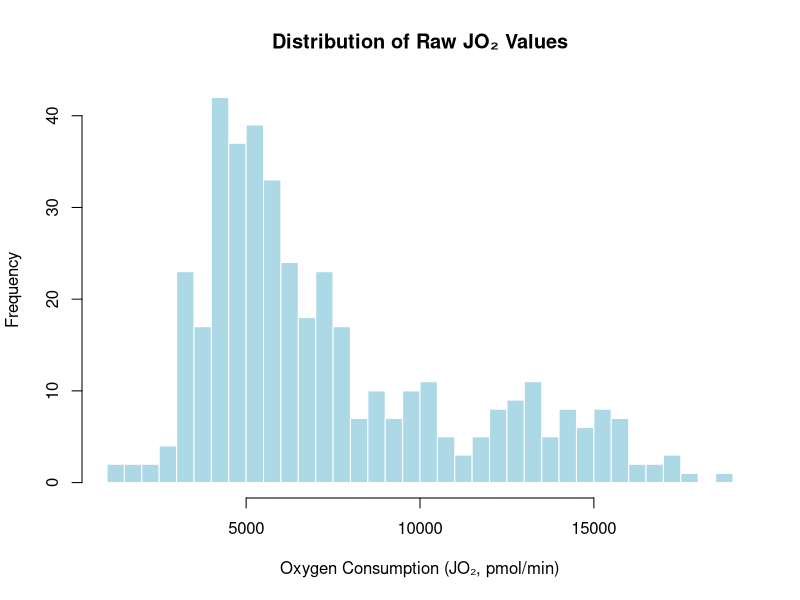
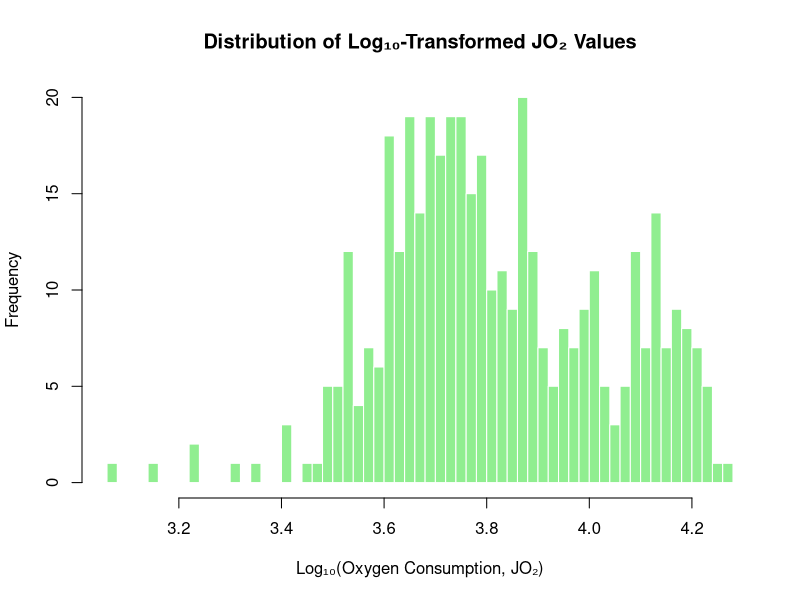
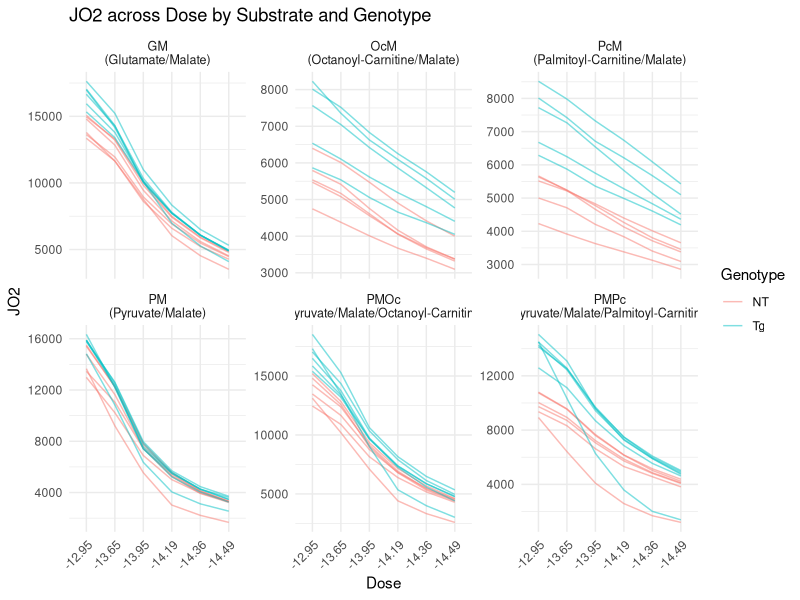
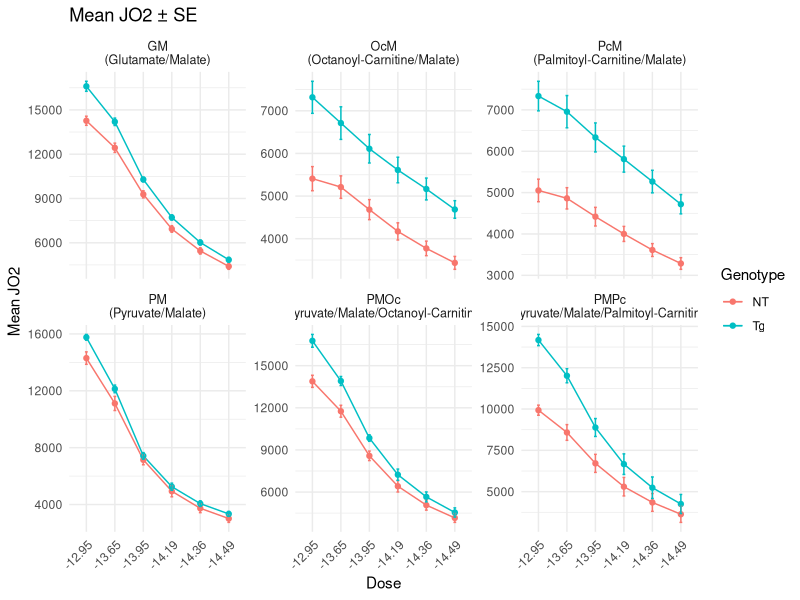
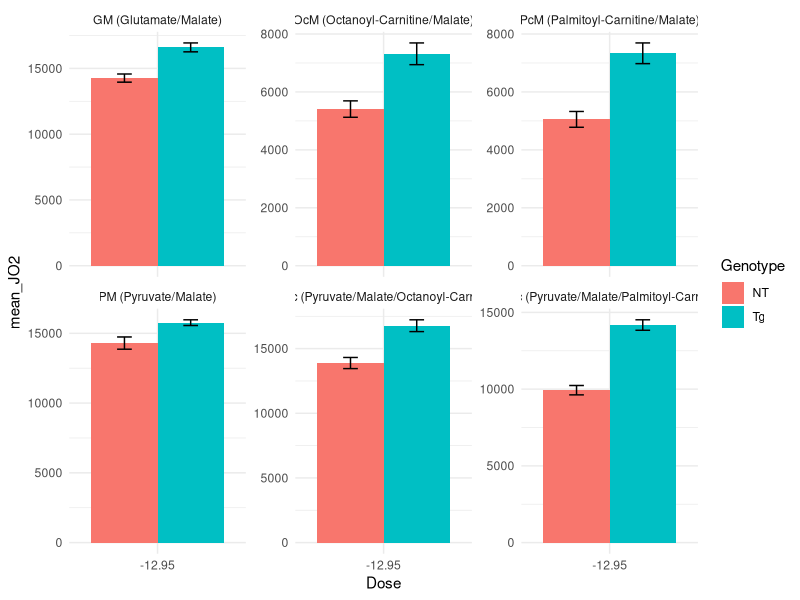
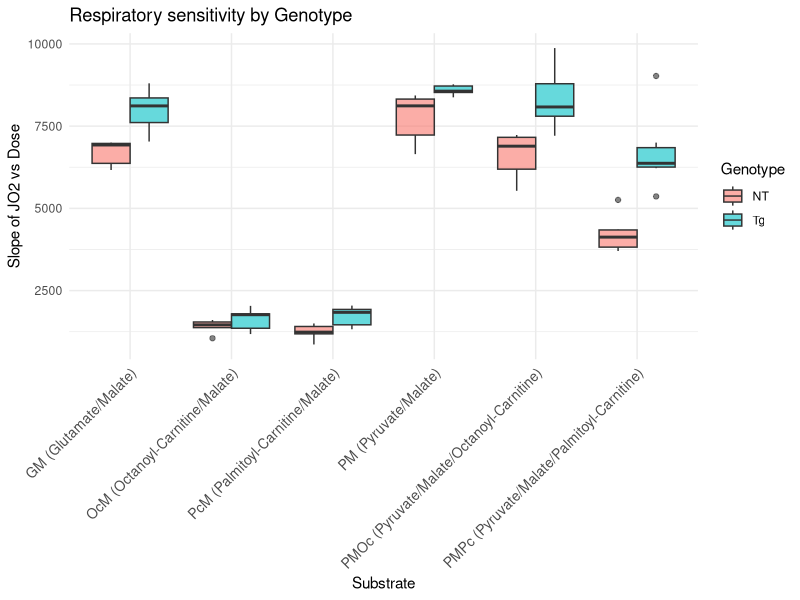
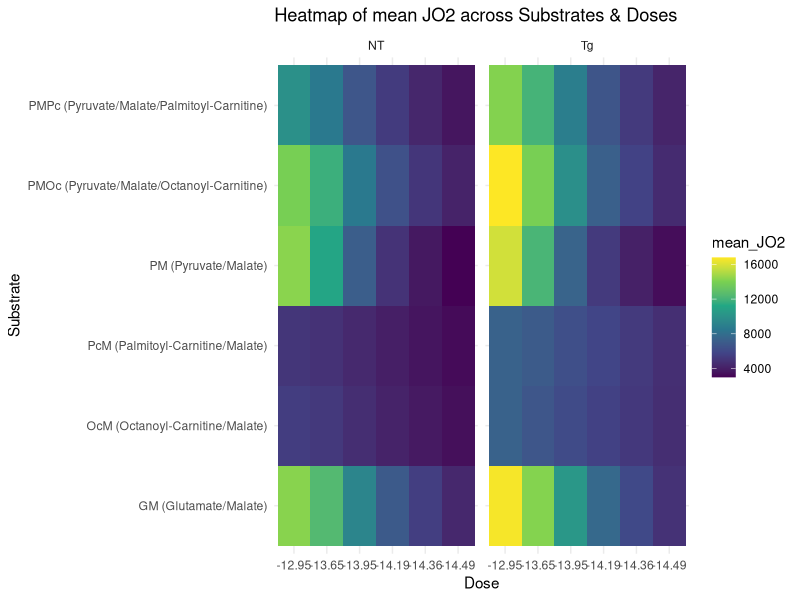

Recreate these plots in R, in order.
## ---- chunk 1
# imports
library(readr)
library(tidyverse)
library(patchwork)
library(scales)
library(ggplot2)
library(dplyr)
library(tidyr)
library(stringr)
library(broom)
## ---- chunk 2

raw <- read_csv("data/JO2.csv", col_names = FALSE, show_col_types = FALSE)

header1 <- as.character(unlist(raw[1, ]))  # substrates in row 1
header2 <- as.character(unlist(raw[2, ]))  # doses in row 2

sub <- header1
sub[1] <- "Subject"
for (i in 2:length(sub)) {
  if (is.na(sub[i]) || sub[i] == "") sub[i] <- sub[i - 1]
}

dose <- header2
dose[1] <- NA  # first col is Subject

new_names <- c("Subject", paste(sub[-1], dose[-1], sep = "_"))

dat <- raw[-c(1, 2), ]
names(dat) <- new_names
dat <- dat %>% mutate(across(-Subject, ~ suppressWarnings(as.numeric(.))))

data_long <- dat %>%
  pivot_longer(
    cols = -Subject,
    names_to = c("Substrate", "Dose"),
    names_sep = "_",
    values_to = "JO2"
  ) %>%
  filter(Dose != "Basal") %>%
  mutate(
    Genotype = if_else(str_detect(Subject, "^NT"), "NT", "Tg"),
    Dose_num = as.numeric(Dose), 
    Dose = factor(Dose,
                  levels = c("Basal", "-12.95","-13.65","-13.95","-14.19","-14.36","-14.49"),
                  ordered = TRUE)
  ) %>%
  drop_na(JO2)   

## ---- chunk 3
glimpse(data_long)
## ---- chunk 4
#| label: histograms

# Raw JO2
hist(
  data_long$JO2,
  breaks = 60,
  main = "Distribution of Raw JO₂ Values",
  xlab = "Oxygen Consumption (JO₂, pmol/min)",
  ylab = "Frequency",
  col = "lightblue",
  border = "white"
)

# Log10-transformed JO2
hist(
  log10(data_long$JO2),
  breaks = 60,
  main = "Distribution of Log₁₀-Transformed JO₂ Values",
  xlab = "Log₁₀(Oxygen Consumption, JO₂)",
  ylab = "Frequency",
  col = "lightgreen",
  border = "white"
)

## ---- chunk 5
ggplot(data_long, aes(x = Dose, y = JO2, color = Genotype, group = Subject)) +
  geom_line(alpha = 0.5) +
  facet_wrap(~ Substrate, scales = "free_y", labeller = label_wrap_gen(width = 15)) +
  theme_minimal() +
  labs(title = "JO2 across Dose by Substrate and Genotype") +
  theme(
    axis.text.x = element_text(angle = 45, hjust = 1, size = 9),  # rotate dose labels
    strip.text = element_text(size = 9)  # control facet label size
  )

# genotype means ± SE per substrate×dose
summary_data <- data_long %>%
  group_by(Substrate, Dose, Genotype) %>%
  summarise(mean_JO2 = mean(JO2), se = sd(JO2)/sqrt(n()), .groups = "drop")

ggplot(summary_data, aes(Dose, mean_JO2, color = Genotype, group = Genotype)) +
  geom_line() + 
  geom_point() +
  geom_errorbar(aes(ymin = mean_JO2 - se, ymax = mean_JO2 + se), width = 0.1) +
  facet_wrap(~ Substrate, scales = "free_y", labeller = label_wrap_gen(width = 15)) + # wrap long facet labels
  theme_minimal() +
  labs(title = "Mean JO2 ± SE", y = "Mean JO2") +
  theme(
    axis.text.x = element_text(angle = 45, hjust = 1, size = 9),  # fix dose labels
    strip.text = element_text(size = 9)                           # fix facet labels
  )
## ---- chunk 6
data_long %>%
  filter(Dose %in% c("Basal", "-12.95")) %>%
  group_by(Genotype, Substrate, Dose) %>%
  summarise(mean_JO2 = mean(JO2), se = sd(JO2)/sqrt(n()), .groups = "drop") %>%
  ggplot(aes(x = Dose, y = mean_JO2, fill = Genotype)) +
  geom_col(position = position_dodge()) +
  geom_errorbar(aes(ymin = mean_JO2-se, ymax = mean_JO2+se),
                width = 0.2, position = position_dodge(0.9)) +
  facet_wrap(~Substrate, scales = "free_y") +
  theme_minimal()
## ---- chunk 7
slopes <- data_long %>%
  group_by(Subject, Genotype, Substrate) %>%
  do(tidy(lm(JO2 ~ Dose_num, data = .))) %>%
  filter(term == "Dose_num")

ggplot(slopes, aes(x = Substrate, y = estimate, fill = Genotype)) +
  geom_boxplot(alpha = 0.6, position = position_dodge()) +
  theme_minimal() +
  labs(y = "Slope of JO2 vs Dose", title = "Respiratory sensitivity by Genotype") +
  theme(
    axis.text.x = element_text(angle = 45, hjust = 1, size = 10)  # rotate labels
  )
## ---- chunk 8
heat <- data_long %>%
  group_by(Substrate, Dose, Genotype) %>%
  summarise(mean_JO2 = mean(JO2), .groups = "drop")

ggplot(heat, aes(x = Dose, y = Substrate, fill = mean_JO2)) +
  geom_tile() +
  facet_wrap(~Genotype) +
  scale_fill_viridis_c() +
  theme_minimal() +
  labs(title = "Heatmap of mean JO2 across Substrates & Doses")
